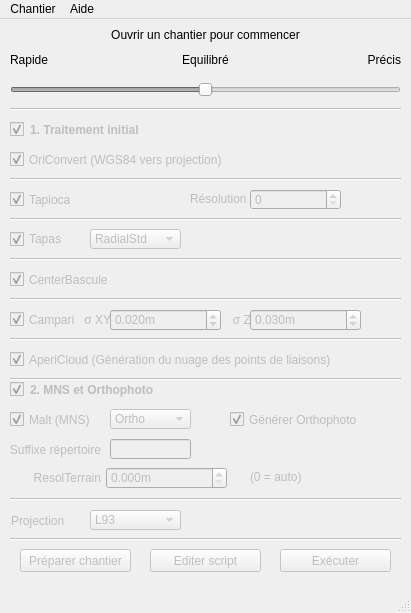
<?xml version="1.0" encoding="UTF-8"?>
<ui version="4.0">
 <class>MainWindow</class>
 <widget class="QMainWindow" name="MainWindow">
  <property name="geometry">
   <rect>
    <x>0</x>
    <y>0</y>
    <width>411</width>
    <height>613</height>
   </rect>
  </property>
  <property name="sizePolicy">
   <sizepolicy hsizetype="Fixed" vsizetype="Fixed">
    <horstretch>0</horstretch>
    <verstretch>0</verstretch>
   </sizepolicy>
  </property>
  <property name="windowTitle">
   <string>MainWindow</string>
  </property>
  <widget class="QWidget" name="centralwidget">
   <widget class="Line" name="line_4">
    <property name="enabled">
     <bool>false</bool>
    </property>
    <property name="geometry">
     <rect>
      <x>10</x>
      <y>350</y>
      <width>391</width>
      <height>20</height>
     </rect>
    </property>
    <property name="orientation">
     <enum>Qt::Horizontal</enum>
    </property>
   </widget>
   <widget class="QLabel" name="label_12">
    <property name="enabled">
     <bool>false</bool>
    </property>
    <property name="geometry">
     <rect>
      <x>30</x>
      <y>360</y>
      <width>151</width>
      <height>21</height>
     </rect>
    </property>
    <property name="styleSheet">
     <string notr="true">font-weight : bold</string>
    </property>
    <property name="text">
     <string>2. MNS et Orthophoto</string>
    </property>
    <property name="textFormat">
     <enum>Qt::AutoText</enum>
    </property>
    <property name="wordWrap">
     <bool>false</bool>
    </property>
   </widget>
   <widget class="QCheckBox" name="checkBox_malt">
    <property name="enabled">
     <bool>false</bool>
    </property>
    <property name="geometry">
     <rect>
      <x>10</x>
      <y>390</y>
      <width>91</width>
      <height>21</height>
     </rect>
    </property>
    <property name="text">
     <string>Malt (MNS)</string>
    </property>
    <property name="checked">
     <bool>true</bool>
    </property>
   </widget>
   <widget class="Line" name="line_9">
    <property name="enabled">
     <bool>false</bool>
    </property>
    <property name="geometry">
     <rect>
      <x>10</x>
      <y>470</y>
      <width>160</width>
      <height>21</height>
     </rect>
    </property>
    <property name="orientation">
     <enum>Qt::Horizontal</enum>
    </property>
   </widget>
   <widget class="Line" name="line_10">
    <property name="enabled">
     <bool>false</bool>
    </property>
    <property name="geometry">
     <rect>
      <x>170</x>
      <y>470</y>
      <width>231</width>
      <height>21</height>
     </rect>
    </property>
    <property name="orientation">
     <enum>Qt::Horizontal</enum>
    </property>
   </widget>
   <widget class="QPushButton" name="pushButton_executer_script">
    <property name="enabled">
     <bool>false</bool>
    </property>
    <property name="geometry">
     <rect>
      <x>280</x>
      <y>530</y>
      <width>111</width>
      <height>23</height>
     </rect>
    </property>
    <property name="text">
     <string>Exécuter</string>
    </property>
   </widget>
   <widget class="QLabel" name="label_rep_chantier">
    <property name="geometry">
     <rect>
      <x>10</x>
      <y>0</y>
      <width>391</width>
      <height>31</height>
     </rect>
    </property>
    <property name="acceptDrops">
     <bool>false</bool>
    </property>
    <property name="text">
     <string>Ouvrir un chantier pour commencer</string>
    </property>
    <property name="alignment">
     <set>Qt::AlignCenter</set>
    </property>
    <property name="textInteractionFlags">
     <set>Qt::LinksAccessibleByMouse</set>
    </property>
   </widget>
   <widget class="QPushButton" name="pushButton_construire_script">
    <property name="enabled">
     <bool>false</bool>
    </property>
    <property name="geometry">
     <rect>
      <x>20</x>
      <y>530</y>
      <width>111</width>
      <height>23</height>
     </rect>
    </property>
    <property name="text">
     <string>Préparer chantier</string>
    </property>
   </widget>
   <widget class="Line" name="line_3">
    <property name="enabled">
     <bool>false</bool>
    </property>
    <property name="geometry">
     <rect>
      <x>10</x>
      <y>190</y>
      <width>391</width>
      <height>21</height>
     </rect>
    </property>
    <property name="orientation">
     <enum>Qt::Horizontal</enum>
    </property>
   </widget>
   <widget class="QWidget" name="horizontalLayoutWidget">
    <property name="geometry">
     <rect>
      <x>10</x>
      <y>30</y>
      <width>391</width>
      <height>22</height>
     </rect>
    </property>
    <layout class="QHBoxLayout" name="horizontalLayout">
     <item>
      <widget class="QLabel" name="label">
       <property name="text">
        <string>Rapide</string>
       </property>
       <property name="alignment">
        <set>Qt::AlignLeading|Qt::AlignLeft|Qt::AlignVCenter</set>
       </property>
      </widget>
     </item>
     <item>
      <widget class="QLabel" name="label_2">
       <property name="text">
        <string>Equilibré</string>
       </property>
       <property name="alignment">
        <set>Qt::AlignCenter</set>
       </property>
      </widget>
     </item>
     <item>
      <widget class="QLabel" name="label_3">
       <property name="text">
        <string>Précis</string>
       </property>
       <property name="alignment">
        <set>Qt::AlignRight|Qt::AlignTrailing|Qt::AlignVCenter</set>
       </property>
      </widget>
     </item>
    </layout>
   </widget>
   <widget class="Line" name="line_8">
    <property name="enabled">
     <bool>false</bool>
    </property>
    <property name="geometry">
     <rect>
      <x>10</x>
      <y>80</y>
      <width>391</width>
      <height>21</height>
     </rect>
    </property>
    <property name="orientation">
     <enum>Qt::Horizontal</enum>
    </property>
   </widget>
   <widget class="Line" name="line_7">
    <property name="enabled">
     <bool>false</bool>
    </property>
    <property name="geometry">
     <rect>
      <x>10</x>
      <y>230</y>
      <width>391</width>
      <height>21</height>
     </rect>
    </property>
    <property name="orientation">
     <enum>Qt::Horizontal</enum>
    </property>
   </widget>
   <widget class="QLabel" name="label_5">
    <property name="enabled">
     <bool>false</bool>
    </property>
    <property name="geometry">
     <rect>
      <x>30</x>
      <y>100</y>
      <width>111</width>
      <height>21</height>
     </rect>
    </property>
    <property name="styleSheet">
     <string notr="true">font-weight : bold</string>
    </property>
    <property name="text">
     <string>1. Traitement initial</string>
    </property>
    <property name="textFormat">
     <enum>Qt::AutoText</enum>
    </property>
    <property name="wordWrap">
     <bool>false</bool>
    </property>
   </widget>
   <widget class="QSlider" name="horizontalSlider_modele">
    <property name="enabled">
     <bool>false</bool>
    </property>
    <property name="geometry">
     <rect>
      <x>10</x>
      <y>60</y>
      <width>391</width>
      <height>21</height>
     </rect>
    </property>
    <property name="minimum">
     <number>1</number>
    </property>
    <property name="maximum">
     <number>3</number>
    </property>
    <property name="value">
     <number>2</number>
    </property>
    <property name="orientation">
     <enum>Qt::Horizontal</enum>
    </property>
   </widget>
   <widget class="QCheckBox" name="checkBox_tapioca">
    <property name="enabled">
     <bool>false</bool>
    </property>
    <property name="geometry">
     <rect>
      <x>10</x>
      <y>170</y>
      <width>81</width>
      <height>21</height>
     </rect>
    </property>
    <property name="tabletTracking">
     <bool>false</bool>
    </property>
    <property name="styleSheet">
     <string notr="true"/>
    </property>
    <property name="text">
     <string>Tapioca</string>
    </property>
    <property name="checked">
     <bool>true</bool>
    </property>
    <property name="tristate">
     <bool>false</bool>
    </property>
   </widget>
   <widget class="QCheckBox" name="checkBox_tapas">
    <property name="enabled">
     <bool>false</bool>
    </property>
    <property name="geometry">
     <rect>
      <x>10</x>
      <y>210</y>
      <width>101</width>
      <height>20</height>
     </rect>
    </property>
    <property name="tabletTracking">
     <bool>false</bool>
    </property>
    <property name="styleSheet">
     <string notr="true"/>
    </property>
    <property name="text">
     <string>Tapas</string>
    </property>
    <property name="checked">
     <bool>true</bool>
    </property>
   </widget>
   <widget class="QCheckBox" name="checkBox_apericloud">
    <property name="enabled">
     <bool>false</bool>
    </property>
    <property name="geometry">
     <rect>
      <x>10</x>
      <y>330</y>
      <width>341</width>
      <height>21</height>
     </rect>
    </property>
    <property name="styleSheet">
     <string notr="true"/>
    </property>
    <property name="text">
     <string>AperiCloud (Génération du nuage des points de liaisons)</string>
    </property>
    <property name="checked">
     <bool>true</bool>
    </property>
   </widget>
   <widget class="QCheckBox" name="checkBox_malt_ortho">
    <property name="enabled">
     <bool>false</bool>
    </property>
    <property name="geometry">
     <rect>
      <x>230</x>
      <y>390</y>
      <width>141</width>
      <height>21</height>
     </rect>
    </property>
    <property name="text">
     <string>Générer Orthophoto</string>
    </property>
    <property name="checked">
     <bool>true</bool>
    </property>
   </widget>
   <widget class="QLabel" name="label_8">
    <property name="enabled">
     <bool>false</bool>
    </property>
    <property name="geometry">
     <rect>
      <x>190</x>
      <y>170</y>
      <width>61</width>
      <height>20</height>
     </rect>
    </property>
    <property name="text">
     <string>Résolution</string>
    </property>
    <property name="alignment">
     <set>Qt::AlignLeading|Qt::AlignLeft|Qt::AlignVCenter</set>
    </property>
   </widget>
   <widget class="QSpinBox" name="spinBox_tapioca_res">
    <property name="enabled">
     <bool>false</bool>
    </property>
    <property name="geometry">
     <rect>
      <x>250</x>
      <y>170</y>
      <width>91</width>
      <height>21</height>
     </rect>
    </property>
    <property name="maximum">
     <number>10000</number>
    </property>
   </widget>
   <widget class="QComboBox" name="comboBox_tapas_mode">
    <property name="enabled">
     <bool>false</bool>
    </property>
    <property name="geometry">
     <rect>
      <x>90</x>
      <y>210</y>
      <width>91</width>
      <height>20</height>
     </rect>
    </property>
    <property name="currentIndex">
     <number>0</number>
    </property>
    <item>
     <property name="text">
      <string>RadialStd</string>
     </property>
    </item>
    <item>
     <property name="text">
      <string>RadialBasic</string>
     </property>
    </item>
    <item>
     <property name="text">
      <string>RadialExtended</string>
     </property>
    </item>
    <item>
     <property name="text">
      <string>FraserBasic</string>
     </property>
    </item>
    <item>
     <property name="text">
      <string>Fraser</string>
     </property>
    </item>
    <item>
     <property name="text">
      <string>FishEyeEqui</string>
     </property>
    </item>
    <item>
     <property name="text">
      <string>FishEyeBasic</string>
     </property>
    </item>
   </widget>
   <widget class="QComboBox" name="comboBox_malt_mode">
    <property name="enabled">
     <bool>false</bool>
    </property>
    <property name="geometry">
     <rect>
      <x>110</x>
      <y>390</y>
      <width>81</width>
      <height>20</height>
     </rect>
    </property>
    <item>
     <property name="text">
      <string>Ortho</string>
     </property>
    </item>
    <item>
     <property name="text">
      <string>UrbanMNE</string>
     </property>
    </item>
   </widget>
   <widget class="QCheckBox" name="checkBox_campari">
    <property name="enabled">
     <bool>false</bool>
    </property>
    <property name="geometry">
     <rect>
      <x>10</x>
      <y>290</y>
      <width>81</width>
      <height>21</height>
     </rect>
    </property>
    <property name="tabletTracking">
     <bool>false</bool>
    </property>
    <property name="styleSheet">
     <string notr="true"/>
    </property>
    <property name="text">
     <string>Campari</string>
    </property>
    <property name="checked">
     <bool>true</bool>
    </property>
   </widget>
   <widget class="Line" name="line_13">
    <property name="enabled">
     <bool>false</bool>
    </property>
    <property name="geometry">
     <rect>
      <x>10</x>
      <y>310</y>
      <width>391</width>
      <height>21</height>
     </rect>
    </property>
    <property name="orientation">
     <enum>Qt::Horizontal</enum>
    </property>
   </widget>
   <widget class="QPushButton" name="pushButton_editer_script">
    <property name="enabled">
     <bool>false</bool>
    </property>
    <property name="geometry">
     <rect>
      <x>150</x>
      <y>530</y>
      <width>111</width>
      <height>23</height>
     </rect>
    </property>
    <property name="text">
     <string>Editer script</string>
    </property>
   </widget>
   <widget class="QLabel" name="label_7">
    <property name="enabled">
     <bool>false</bool>
    </property>
    <property name="geometry">
     <rect>
      <x>70</x>
      <y>290</y>
      <width>41</width>
      <height>21</height>
     </rect>
    </property>
    <property name="text">
     <string>σ XY</string>
    </property>
    <property name="alignment">
     <set>Qt::AlignRight|Qt::AlignTrailing|Qt::AlignVCenter</set>
    </property>
   </widget>
   <widget class="QLabel" name="label_9">
    <property name="enabled">
     <bool>false</bool>
    </property>
    <property name="geometry">
     <rect>
      <x>210</x>
      <y>290</y>
      <width>41</width>
      <height>21</height>
     </rect>
    </property>
    <property name="text">
     <string>σ Z</string>
    </property>
    <property name="alignment">
     <set>Qt::AlignRight|Qt::AlignTrailing|Qt::AlignVCenter</set>
    </property>
   </widget>
   <widget class="QDoubleSpinBox" name="doubleSpinBox_sigma_XY">
    <property name="enabled">
     <bool>false</bool>
    </property>
    <property name="geometry">
     <rect>
      <x>110</x>
      <y>290</y>
      <width>111</width>
      <height>22</height>
     </rect>
    </property>
    <property name="suffix">
     <string>m</string>
    </property>
    <property name="decimals">
     <number>3</number>
    </property>
    <property name="minimum">
     <double>0.001000000000000</double>
    </property>
    <property name="value">
     <double>0.020000000000000</double>
    </property>
   </widget>
   <widget class="QDoubleSpinBox" name="doubleSpinBox_sigma_Z">
    <property name="enabled">
     <bool>false</bool>
    </property>
    <property name="geometry">
     <rect>
      <x>250</x>
      <y>290</y>
      <width>111</width>
      <height>22</height>
     </rect>
    </property>
    <property name="suffix">
     <string>m</string>
    </property>
    <property name="decimals">
     <number>3</number>
    </property>
    <property name="minimum">
     <double>0.001000000000000</double>
    </property>
    <property name="value">
     <double>0.030000000000000</double>
    </property>
   </widget>
   <widget class="QLabel" name="label_6">
    <property name="enabled">
     <bool>false</bool>
    </property>
    <property name="geometry">
     <rect>
      <x>0</x>
      <y>420</y>
      <width>101</width>
      <height>21</height>
     </rect>
    </property>
    <property name="text">
     <string>Suffixe répertoire</string>
    </property>
    <property name="alignment">
     <set>Qt::AlignRight|Qt::AlignTrailing|Qt::AlignVCenter</set>
    </property>
   </widget>
   <widget class="QLineEdit" name="lineEdit_suffix_rep_malt">
    <property name="enabled">
     <bool>false</bool>
    </property>
    <property name="geometry">
     <rect>
      <x>110</x>
      <y>420</y>
      <width>81</width>
      <height>20</height>
     </rect>
    </property>
    <property name="maxLength">
     <number>15</number>
    </property>
   </widget>
   <widget class="QDoubleSpinBox" name="doubleSpinBox_resolterrain">
    <property name="enabled">
     <bool>false</bool>
    </property>
    <property name="geometry">
     <rect>
      <x>106</x>
      <y>448</y>
      <width>121</width>
      <height>22</height>
     </rect>
    </property>
    <property name="suffix">
     <string>m</string>
    </property>
    <property name="decimals">
     <number>3</number>
    </property>
    <property name="singleStep">
     <double>0.010000000000000</double>
    </property>
   </widget>
   <widget class="QLabel" name="label_14">
    <property name="enabled">
     <bool>false</bool>
    </property>
    <property name="geometry">
     <rect>
      <x>30</x>
      <y>448</y>
      <width>71</width>
      <height>21</height>
     </rect>
    </property>
    <property name="text">
     <string>ResolTerrain</string>
    </property>
    <property name="alignment">
     <set>Qt::AlignRight|Qt::AlignTrailing|Qt::AlignVCenter</set>
    </property>
   </widget>
   <widget class="QCheckBox" name="checkBox_traitement_init">
    <property name="enabled">
     <bool>false</bool>
    </property>
    <property name="geometry">
     <rect>
      <x>10</x>
      <y>100</y>
      <width>16</width>
      <height>21</height>
     </rect>
    </property>
    <property name="text">
     <string/>
    </property>
    <property name="checked">
     <bool>true</bool>
    </property>
   </widget>
   <widget class="QCheckBox" name="checkBox_mns_ortho">
    <property name="enabled">
     <bool>false</bool>
    </property>
    <property name="geometry">
     <rect>
      <x>10</x>
      <y>360</y>
      <width>16</width>
      <height>21</height>
     </rect>
    </property>
    <property name="text">
     <string/>
    </property>
    <property name="checked">
     <bool>true</bool>
    </property>
   </widget>
   <widget class="QLabel" name="label_13">
    <property name="enabled">
     <bool>false</bool>
    </property>
    <property name="geometry">
     <rect>
      <x>250</x>
      <y>450</y>
      <width>61</width>
      <height>16</height>
     </rect>
    </property>
    <property name="text">
     <string>(0 = auto)</string>
    </property>
   </widget>
   <widget class="Line" name="line_12">
    <property name="enabled">
     <bool>false</bool>
    </property>
    <property name="geometry">
     <rect>
      <x>10</x>
      <y>510</y>
      <width>391</width>
      <height>21</height>
     </rect>
    </property>
    <property name="orientation">
     <enum>Qt::Horizontal</enum>
    </property>
   </widget>
   <widget class="QCheckBox" name="checkBox_centerbascule">
    <property name="enabled">
     <bool>false</bool>
    </property>
    <property name="geometry">
     <rect>
      <x>10</x>
      <y>250</y>
      <width>111</width>
      <height>21</height>
     </rect>
    </property>
    <property name="tabletTracking">
     <bool>false</bool>
    </property>
    <property name="styleSheet">
     <string notr="true"/>
    </property>
    <property name="text">
     <string>CenterBascule</string>
    </property>
    <property name="checked">
     <bool>true</bool>
    </property>
   </widget>
   <widget class="Line" name="line_11">
    <property name="enabled">
     <bool>false</bool>
    </property>
    <property name="geometry">
     <rect>
      <x>10</x>
      <y>270</y>
      <width>391</width>
      <height>21</height>
     </rect>
    </property>
    <property name="orientation">
     <enum>Qt::Horizontal</enum>
    </property>
   </widget>
   <widget class="QCheckBox" name="checkBox_oriconvert">
    <property name="enabled">
     <bool>false</bool>
    </property>
    <property name="geometry">
     <rect>
      <x>10</x>
      <y>130</y>
      <width>221</width>
      <height>21</height>
     </rect>
    </property>
    <property name="tabletTracking">
     <bool>false</bool>
    </property>
    <property name="styleSheet">
     <string notr="true"/>
    </property>
    <property name="text">
     <string>OriConvert (WGS84 vers projection)</string>
    </property>
    <property name="checked">
     <bool>true</bool>
    </property>
    <property name="tristate">
     <bool>false</bool>
    </property>
   </widget>
   <widget class="Line" name="line_14">
    <property name="enabled">
     <bool>false</bool>
    </property>
    <property name="geometry">
     <rect>
      <x>10</x>
      <y>150</y>
      <width>391</width>
      <height>21</height>
     </rect>
    </property>
    <property name="orientation">
     <enum>Qt::Horizontal</enum>
    </property>
   </widget>
   <widget class="QLabel" name="label_4">
    <property name="enabled">
     <bool>false</bool>
    </property>
    <property name="geometry">
     <rect>
      <x>11</x>
      <y>491</y>
      <width>61</width>
      <height>21</height>
     </rect>
    </property>
    <property name="text">
     <string>Projection</string>
    </property>
    <property name="alignment">
     <set>Qt::AlignLeading|Qt::AlignLeft|Qt::AlignVCenter</set>
    </property>
   </widget>
   <widget class="QComboBox" name="comboBox_proj">
    <property name="enabled">
     <bool>false</bool>
    </property>
    <property name="geometry">
     <rect>
      <x>90</x>
      <y>491</y>
      <width>91</width>
      <height>20</height>
     </rect>
    </property>
    <item>
     <property name="text">
      <string>L93</string>
     </property>
    </item>
    <item>
     <property name="text">
      <string>CC49</string>
     </property>
    </item>
    <item>
     <property name="text">
      <string>CC50</string>
     </property>
    </item>
    <item>
     <property name="text">
      <string>UTM31N</string>
     </property>
    </item>
    <item>
     <property name="text">
      <string>Arbitraire</string>
     </property>
    </item>
   </widget>
  </widget>
  <widget class="QStatusBar" name="statusbar"/>
  <widget class="QMenuBar" name="menuBar">
   <property name="geometry">
    <rect>
     <x>0</x>
     <y>0</y>
     <width>411</width>
     <height>21</height>
    </rect>
   </property>
   <widget class="QMenu" name="menu_chantier">
    <property name="title">
     <string>Chantier</string>
    </property>
    <addaction name="action_ouvrir_chantier"/>
   </widget>
   <widget class="QMenu" name="menuAide">
    <property name="title">
     <string>Aide</string>
    </property>
    <addaction name="action_aide_micmac"/>
   </widget>
   <addaction name="menu_chantier"/>
   <addaction name="menuAide"/>
  </widget>
  <action name="action_ouvrir_chantier">
   <property name="text">
    <string>Ouvrir un chantier</string>
   </property>
  </action>
  <action name="actionExtensions_des_images">
   <property name="text">
    <string>Extensions des images</string>
   </property>
  </action>
  <action name="action_aide_micmac">
   <property name="text">
    <string>Liste des commandes MicMac</string>
   </property>
  </action>
 </widget>
 <resources/>
 <connections/>
</ui>
